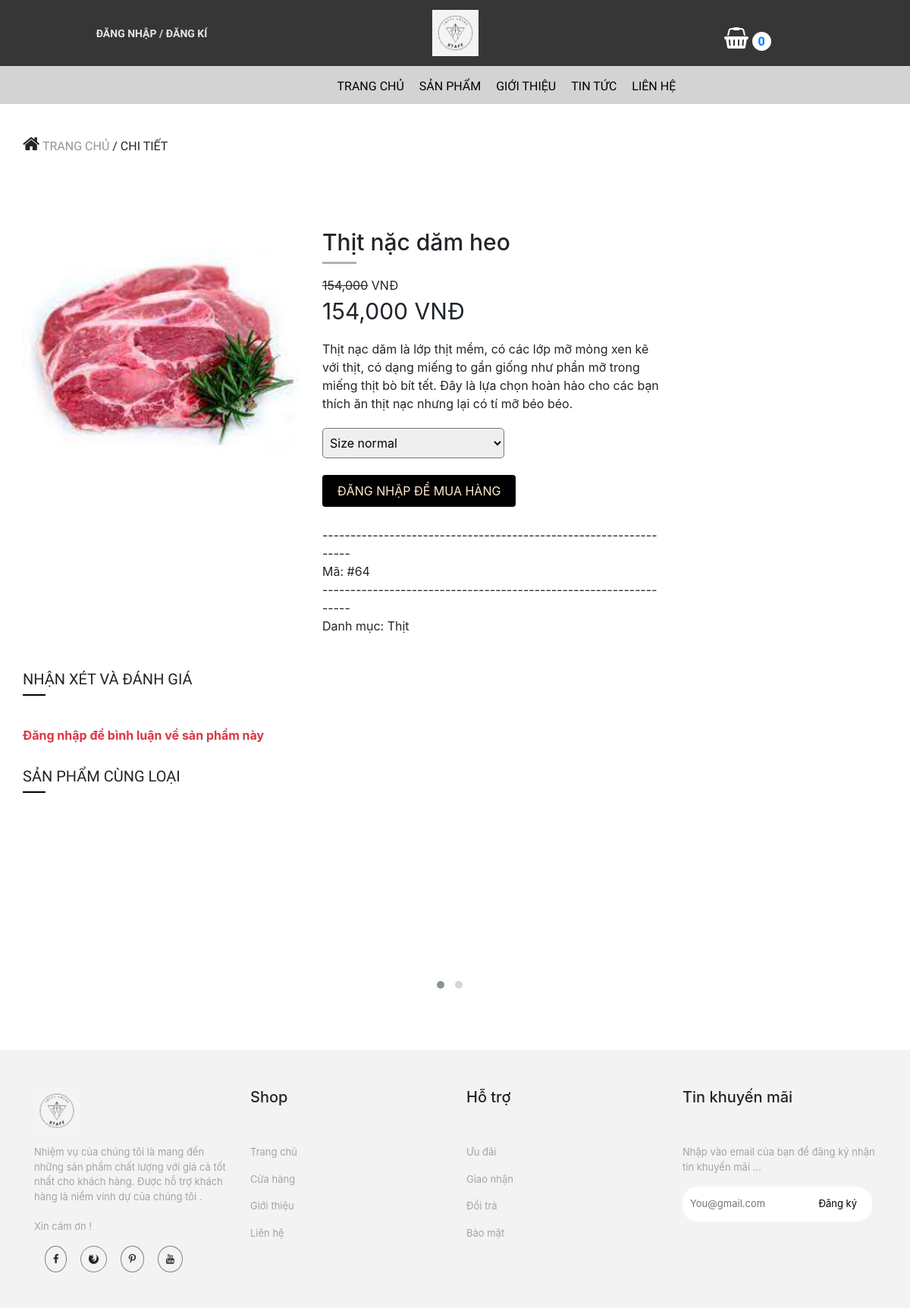
Page /trang-chinh/chi-tiet-sp.php?ma_hh=64 on the committed database.
### tables this page shows
CREATE TABLE `hang_hoa` (
  `ma_hh` int(11) NOT NULL,
  `ten_hh` varchar(50) NOT NULL,
  `hinh` varchar(50) NOT NULL,
  `don_gia` int(11) NOT NULL,
  `giam_gia` int(11) NOT NULL,
  `mo_ta` varchar(500) NOT NULL,
  `ma_loai` int(11) NOT NULL
);

CREATE TABLE `loai_hang` (
  `ma_loai` int(11) NOT NULL,
  `ten_loai` varchar(50) NOT NULL
);

### admin/dao/pdo.php (called while the page is built, shortened)
<?php
    function pdo_get_connection(){
        $pdo = new PDO("mysql:host=localhost;dbname=staffcoffee",'root','');
        $pdo->setAttribute(PDO::ATTR_ERRMODE, PDO::ERRMODE_EXCEPTION);
        return $pdo;
    }
    function pdo_query($sql){
        $sql_args = array_slice(func_get_args(),1);
        try{
            $conn = pdo_get_connection();
            $stmt = $conn ->prepare($sql);
            $stmt -> execute($sql_args);
            $rows = $stmt -> fetchAll();
            return $rows;
        }catch(PDOException $e){
            throw $e;
        }finally{
            unset($conn);
        }
    }
    function pdo_query_one($sql){
        $sql_args = array_slice(func_get_args(),1);
        try{
            $conn = pdo_get_connection();
            $stmt = $conn ->prepare($sql);
            $stmt -> execute($sql_args);
            $row = $stmt -> fetch();
            return $row;
        }catch(PDOException $e){
            throw $e;
        }finally{
            unset($conn);
        }
    }
    ?>

### admin/dao/hang-hoa.php (called while the page is built, shortened)
<?php
    require_once ('pdo.php');
    function hang_hoa_select_by_id($ma_hh){
        $sql = "SELECT * FROM hang_hoa WHERE ma_hh=?";
        return pdo_query_one($sql,$ma_hh);
    }
    function hang_hoa_select_by_loai($ma_loai){
        $sql = "SELECT * FROM hang_hoa WHERE ma_loai=?";
        return pdo_query($sql, $ma_loai);
    }
?>

### admin/dao/loai-hang.php (called while the page is built, shortened)
<?php
    require_once ('pdo.php');
    function loai_hang_select_by_id($ma_loai){
        $sql = "SELECT * FROM loai_hang WHERE ma_loai=?";
        return pdo_query_one($sql,$ma_loai);
    }
?>

### trang-chinh/chi-tiet-sp.php (the view, shortened to what this page needs)
<!DOCTYPE html>
<html lang="en">
<head>
    <link rel="stylesheet" href="https://maxcdn.bootstrapcdn.com/bootstrap/4.0.0/css/bootstrap.min.css">
    <link rel="stylesheet" href="../../bigshoes/css/danh-sach-sp/products.css">
    <link rel="stylesheet" href="../../bigshoes/css/chi-tiet-sp/products.css">
    <link rel="stylesheet" href="../../bigshoes/css/chi-tiet-sp/plugin/css/owl.carousel.min.css">
    <link rel="stylesheet" href="../../bigshoes/css/chi-tiet-sp/plugin/css/owl.theme.default.min.css">
    <link rel="stylesheet" href="https://cdnjs.cloudflare.com/ajax/libs/font-awesome/4.7.0/css/font-awesome.min.css">
</head>
<body>
    <div class="container-fluid ">
        <div class="row">
            <div class="col-md-4 header-element">
                <div class="login">
                  <?php
                    if(!isset($_SESSION['user'])){
                  ?>
                  <a href="../../bigshoes/tai-khoan/dang-nhap.php"><p><strong>ĐĂNG NHẬP / ĐĂNG KÍ</strong></p></a>
                    <?php }else{ ?>
                  <a href="../../bigshoes/tai-khoan/thong-tin-tk.php"><p><strong>XIN CHÀO <?=$_SESSION['user']['ho_ten']?></strong></p></a>
                  <?php } ?>
                </div>
            </div>
            <div class="col-md-4 header-element">
                <div class="logo">
                <a href="index.php"><img src="../css/trang-chu/img/logo11.png" alt="anh"></a>
                </div>
            </div>
            <div class="col-md-4 header-element">
                <div class="giohang" style = "position: relative;">
                <ul style="list-style-type: none;">
                    <a href="danh-sach-gio-hang.php"><li><i class="fa fa-shopping-basket" style="font-size:28px;color:rgb(255, 255, 255)"></i>
                    <?php
                        $sll = 0;
                    ?>
                    <span style = "position: relative;padding:3px 8px;background-color:#fff;border-radius:50px;left:1%;" ><?=$sll?></span></li></a>
                </ul>
                </div>
            </div>
        </div>
    </div>
    <div class="container-fluid nav-web">
        <div class="row">
            <div class="col-md-12" style="background-color: rgb(211, 211, 211);">
                <div class="nav">
                    <ul>
                        <li><a href="index.php">TRANG CHỦ</a></li>
                        <li><a href="danh-sach-sp.php">SẢN PHẨM</a></li>
                            <li><a href="gioi-thieu.php">GIỚI THIỆU</a></li>
                            <li><a href="tin-tuc.php">TIN TỨC</a></li>
                            <li><a href="lien-he.php">LIÊN HỆ</a></li>
                    </ul>
                </div>
            </div>
        </div>
    </div>
    <div class="container" style="margin-top: 20px;">
        <div class="row">
            <div class="col-md-7" style="
    padding-left: 0px;
">
                <div class="chuyen">
                    <p><i class="fa fa-home" style="font-size:24px"></i> <span>TRANG CHỦ </span> / CHI TIẾT</p>
                </div>
            </div>
        </div>
    </div>
    <div class="container" style="margin-top: 80px;">
        <div class="row">
        <?php
                    require_once ('../../bigshoes/admin/dao/hang-hoa.php');
                        extract($_REQUEST);
                        $items = hang_hoa_select_by_id($ma_hh);
                        extract($items);
                    ?>
            <div class="col-md-4 san-pham-chi-tiet" style="padding-left: 0px">
                <div class="spchitiet">
                    <img src="../../bigshoes/css/admin/images/products/<?=$hinh?>" alt="" style="width:100%;">
                </div>
            </div>
            <div class="col-md-5">
                <div class="thongtinsp">
                    <ul>
                        <li>
                            <h5 style="font-size: 30px;"><?=$ten_hh?></h5>
                            <p> </p>
                        </li>
                        <li><del><?=number_format($don_gia)?></del> VNĐ</li>
                        <li style = "font-size:30px;"><?=number_format($don_gia - $don_gia*($giam_gia/100))?> VNĐ</li>
                        <li style="margin-top: 15px;"><?=$mo_ta?></li>
                        <li class="size" style="margin-top: 20px;">
                            <div class="soluong">
                                <select name="" id="">
                                    <option value="">Size normal</option>
                                </select>
                            </div>
                        </li>
                        <li class="soluong1" style="margin-top: 27px;">
                            <?php
                                if(!isset($_SESSION['user'])){
                            ?>
                            <a href="../../bigshoes/tai-khoan/dang-nhap.php"><button style="margin-top:-5px;" class="btn btn-dark">ĐĂNG NHẬP ĐỂ MUA HÀNG</button></a>
                                <?php }else{ ?>
                            <a href="them-gio-hang.php?ma_hh=<?=$ma_hh?>"><button style="margin-top:-5px;" class="btn btn-dark">THÊM VÀO GIỎ HÀNG</button></a>
                                <?php } ?>
                        </li>
                        <li style="margin-top: 25px;">-----------------------------------------------------------------</li>
                        <li>Mã: #<?=$ma_hh?></li>
                        -----------------------------------------------------------------
                        <?php
                            $items = loai_hang_select_by_id($ma_loai);
                            extract($items);
                        ?>
                        <li>Danh mục: <?=$ten_loai?></li>
                    </ul>
                </div>
            </div>
        </div>
    </div>
 <div class="container" style="margin-top: 30px;">
        <div class="row">
            <div class="col-md-12" style="padding-left: 0px;">
                <div class="spnoibat">
                    <h5>NHẬN XÉT VÀ ĐÁNH GIÁ</h5>
                    <p></p>
                </div>
            <?php
                extract($_REQUEST);
            ?>
            <br>
                <?php
                if(!isset($_SESSION['user'])){
                    echo '<b class="text-danger">Đăng nhập để bình luận về sản phẩm này</b>';
                } ?>
                </div>
            </div>
        </div>
    <div class="container" style="margin-top: 30px;">
        <div class="row">
            <div class="col-md-12" style="padding-left: 0px;">
                <div class="spnoibat">
                    <h5>SẢN PHẨM CÙNG LOẠI</h5>
                    <p></p>
                </div>
                <div id="owl-one" class="owl-carousel owl-theme">
                    <?php
                        $items = hang_hoa_select_by_loai($ma_loai);
                        foreach($items as $item){
                            extract($item);
                    ?>
                    <div class="item">
                       <a href="chi-tiet-sp.php?ma_hh=<?=$ma_hh?>"><img src="../../bigshoes/css/admin/images/products/<?=$hinh?>" alt="ds"><span class='cung-loai'><?=$ten_loai?></span></a>
                    </div>
                        <?php } ?>
                </div>
            </div>
        </div>
    </div>
    <div class="container-fluid now2" style="margin-top: 70px;">
        <div class="row">
            <div class="container" style="margin-top: 50px;">
                <div class="row">
                    <div class="col-md-3">
                        <div class="fo">
                        <img src="../css/trang-chu/img/logo11.png" alt="" style ="width:60px;">
                        </div>
                    </div>
                    <div class="col-md-3">
                        <div class="fo">
                            <h5>Shop</h5>
                        </div>
                    </div>
                    <div class="col-md-3">
                        <h5>Hỗ trợ</h5>
                    </div>
                    <div class="col-md-3">
                        <h5>Tin khuyến mãi</h5>
                    </div>
                </div>
                <div class="row" style="margin-top: 0px;">
                    <div class="col-md-3">
                        <div class="fo">
                            <ul>
                                <li>
                                    <p>
                                    Nhiệm vụ của chúng tôi là mang đến những sản phẩm chất lượng với giá cả tốt nhất cho khách hàng. Được hỗ trợ khách hàng là niềm vinh dự của chúng tôi . <br><br>
                                    Xin cám ơn !
                                </p>
                                </li>
                                <li><i class="fa fa-facebook "></i>
                                    <i class="fa fa-firefox"></i>
                                    <i class="fa fa-pinterest-p"></i>
                                    <i class="fa fa-youtube"></i>
                                </li>
                            </ul>
                        </div>
                    </div>
                    <div class="col-md-3">
                        <div class="fo">
                            <ul>
                                <li>
                                    <p>Trang chủ</p>
                                </li>
                                <li>
                                    <p>Cửa hàng</p>
                                </li>
                                <li>
                                    <p>Giới thiệu</p>
                                </li>
                                <li>
                                    <p>Liên hệ</p>
                                </li>
                            </ul>
                        </div>
                    </div>
                    <div class="col-md-3">
                        <div class="fo">
                            <ul>
                                <li>
                                    <p>Ưu đãi</p>
                                </li>
                                <li>
                                    <p>Giao nhận</p>
                                </li>
                                <li>
                                    <p>Đổi trả</p>
                                </li>
                                <li>
                                    <p>Bảo mật</p>
                                </li>
                            </ul>
                        </div>
                    </div>
                    <div class="col-md-3">
                        <div class="fo">
                            <ul>
                                <li>
                                    <p>Nhập vào email của bạn để đăng ký nhận tin khuyến mãi ...</p>
                                </li>
                                <li>
                                    <input type="text" placeholder="You@gmail.com">
                                    <a href="#">Đăng ký</a>
                                </li>
                            </ul>
                        </div>
                    </div>
                </div>
            </div>
        </div>
    </div>
</body>
</html>

### rows in the picture
hang_hoa: hinh (picture), ten_hh "Thịt nặc dăm heo", don_gia "154,000", $don_gia - $don_gia*($giam_gia/100) "154,000", mo_ta "Thịt nạc dăm là lớp thịt mềm, có các lớp mỡ mỏng xen kẽ với thịt, có dạng miếng to gần giống như phần mỡ trong miếng thịt bò bít tết. Đây là lựa chọn hoàn hảo cho các bạn thích ăn thịt nạc nhưng lại có tí mỡ béo béo.", ma_hh "64"
loai_hang: ten_loai "Thịt"
hang_hoa: hinh (picture)
hang_hoa: hinh (picture)
hang_hoa: hinh (picture)
hang_hoa: hinh (picture)

### other values in the picture
$sll "0"
